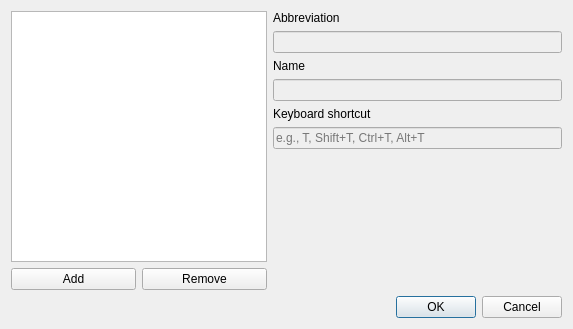
<?xml version="1.0" encoding="UTF-8"?>
<ui version="4.0">
 <class>PartOfSpeechDialog</class>
 <widget class="QDialog" name="PartOfSpeechDialog">
  <property name="geometry">
   <rect>
    <x>0</x>
    <y>0</y>
    <width>573</width>
    <height>329</height>
   </rect>
  </property>
  <property name="windowTitle">
   <string>Part of speech editor</string>
  </property>
  <layout class="QVBoxLayout" name="verticalLayout_2">
   <item>
    <layout class="QHBoxLayout" name="horizontalLayout" stretch="0,2">
     <item>
      <layout class="QVBoxLayout" name="verticalLayout_3">
       <item>
        <widget class="QListView" name="listView"/>
       </item>
       <item>
        <layout class="QHBoxLayout" name="horizontalLayout_2" stretch="1,1">
         <item>
          <widget class="QPushButton" name="add">
           <property name="sizePolicy">
            <sizepolicy hsizetype="Minimum" vsizetype="Fixed">
             <horstretch>1</horstretch>
             <verstretch>0</verstretch>
            </sizepolicy>
           </property>
           <property name="text">
            <string>Add</string>
           </property>
          </widget>
         </item>
         <item>
          <widget class="QPushButton" name="remove">
           <property name="sizePolicy">
            <sizepolicy hsizetype="Minimum" vsizetype="Fixed">
             <horstretch>1</horstretch>
             <verstretch>0</verstretch>
            </sizepolicy>
           </property>
           <property name="text">
            <string>Remove</string>
           </property>
          </widget>
         </item>
        </layout>
       </item>
      </layout>
     </item>
     <item>
      <layout class="QVBoxLayout" name="verticalLayout">
       <item>
        <widget class="QLabel" name="label_2">
         <property name="text">
          <string>Abbreviation</string>
         </property>
        </widget>
       </item>
       <item>
        <widget class="QLineEdit" name="abbreviation">
         <property name="enabled">
          <bool>false</bool>
         </property>
        </widget>
       </item>
       <item>
        <widget class="QLabel" name="label">
         <property name="text">
          <string>Name</string>
         </property>
        </widget>
       </item>
       <item>
        <widget class="QLineEdit" name="name">
         <property name="enabled">
          <bool>false</bool>
         </property>
        </widget>
       </item>
       <item>
        <widget class="QLabel" name="label_3">
         <property name="text">
          <string>Keyboard shortcut</string>
         </property>
        </widget>
       </item>
       <item>
        <widget class="QLineEdit" name="keystroke">
         <property name="enabled">
          <bool>false</bool>
         </property>
         <property name="inputMask">
          <string/>
         </property>
         <property name="text">
          <string/>
         </property>
         <property name="maxLength">
          <number>32767</number>
         </property>
         <property name="placeholderText">
          <string>e.g., T, Shift+T, Ctrl+T, Alt+T</string>
         </property>
        </widget>
       </item>
       <item>
        <spacer name="verticalSpacer">
         <property name="orientation">
          <enum>Qt::Vertical</enum>
         </property>
         <property name="sizeHint" stdset="0">
          <size>
           <width>20</width>
           <height>40</height>
          </size>
         </property>
        </spacer>
       </item>
      </layout>
     </item>
    </layout>
   </item>
   <item>
    <widget class="QDialogButtonBox" name="buttonBox">
     <property name="orientation">
      <enum>Qt::Horizontal</enum>
     </property>
     <property name="standardButtons">
      <set>QDialogButtonBox::Cancel|QDialogButtonBox::Ok</set>
     </property>
    </widget>
   </item>
  </layout>
 </widget>
 <resources/>
 <connections>
  <connection>
   <sender>buttonBox</sender>
   <signal>accepted()</signal>
   <receiver>PartOfSpeechDialog</receiver>
   <slot>accept()</slot>
   <hints>
    <hint type="sourcelabel">
     <x>248</x>
     <y>254</y>
    </hint>
    <hint type="destinationlabel">
     <x>157</x>
     <y>274</y>
    </hint>
   </hints>
  </connection>
  <connection>
   <sender>buttonBox</sender>
   <signal>rejected()</signal>
   <receiver>PartOfSpeechDialog</receiver>
   <slot>reject()</slot>
   <hints>
    <hint type="sourcelabel">
     <x>316</x>
     <y>260</y>
    </hint>
    <hint type="destinationlabel">
     <x>286</x>
     <y>274</y>
    </hint>
   </hints>
  </connection>
 </connections>
</ui>
